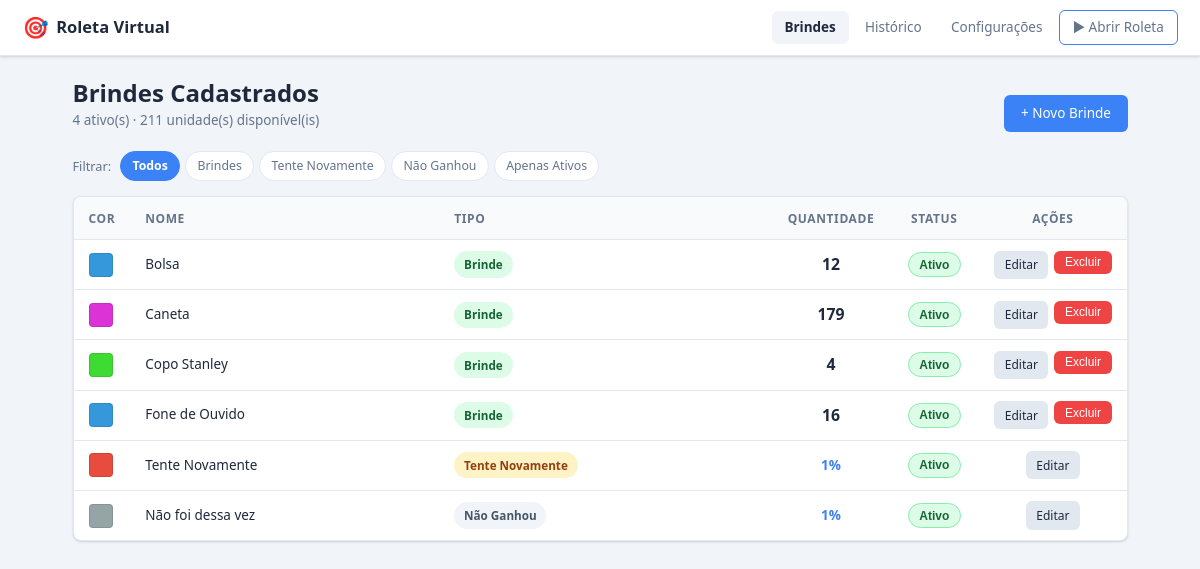
The app's page /admin/ with its own data.
### app/models.py (models this page shows, shortened)
class Prize(db.Model):
    __tablename__ = "prizes"
    id = db.Column(db.Integer, primary_key=True)
    name = db.Column(db.String(100), nullable=False)
    image_filename = db.Column(db.String(255), nullable=True)
    quantity = db.Column(db.Integer, nullable=False, default=0)
    item_type = db.Column(db.String(10), nullable=False, default="prize")
    weight = db.Column(db.Float, nullable=False, default=0.0)
    color = db.Column(db.String(7), nullable=False, default="#3498db")
    exhausted_behavior = db.Column(db.String(15), nullable=False, default="hide_weight")
    is_active = db.Column(db.Boolean, nullable=False, default=True)
    created_at = db.Column(db.DateTime, nullable=False, default=datetime.utcnow)
    updated_at = db.Column(
        db.DateTime, nullable=False, default=datetime.utcnow, onupdate=datetime.utcnow
    )
    draws = db.relationship("Draw", backref="prize", lazy=True)
    @property
    def is_exhausted(self):
        return self.item_type == "prize" and self.quantity == 0

### app/routes/admin.py (the view)
@admin_bp.route("/")
def index():
    tipo = request.args.get("tipo")
    ativo = request.args.get("ativo")
    query = Prize.query
    if tipo in ("prize", "retry", "no_win"):
        query = query.filter_by(item_type=tipo)
    if ativo == "1":
        query = query.filter_by(is_active=True)
    elif ativo == "0":
        query = query.filter_by(is_active=False)
    prizes = query.order_by(
        db.case({"prize": 0, "retry": 1, "no_win": 2}, value=Prize.item_type),
        Prize.name,
    ).all()
    total_prizes = sum(p.quantity for p in prizes if p.item_type == "prize")
    active_prizes = sum(1 for p in prizes if p.item_type == "prize" and p.is_active)
    return render_template(
        "admin/index.html",
        prizes=prizes,
        total_prizes=total_prizes,
        active_prizes=active_prizes,
    )

### app/templates/admin/index.html (shortened to what this page needs)
{% extends "base.html" %}
{% block content %}
<div class="page-header">
  <div class="page-header-left">
    <h1>Brindes Cadastrados</h1>
    <span class="page-subtitle">{{ active_prizes }} ativo(s) · {{ total_prizes }} unidade(s) disponível(is)</span>
  </div>
  <div class="page-header-actions">
    <a href="{{ url_for('admin.prize_new') }}" class="btn btn-primary">+ Novo Brinde</a>
  </div>
</div>
<div class="filter-bar">
  <span class="filter-label">Filtrar:</span>
  <a href="{{ url_for('admin.index') }}" class="filter-btn {% if not request.args.get('tipo') and not request.args.get('ativo') %}active{% endif %}">Todos</a>
  <a href="{{ url_for('admin.index', tipo='prize') }}" class="filter-btn {% if request.args.get('tipo') == 'prize' %}active{% endif %}">Brindes</a>
  <a href="{{ url_for('admin.index', tipo='retry') }}" class="filter-btn {% if request.args.get('tipo') == 'retry' %}active{% endif %}">Tente Novamente</a>
  <a href="{{ url_for('admin.index', tipo='no_win') }}" class="filter-btn {% if request.args.get('tipo') == 'no_win' %}active{% endif %}">Não Ganhou</a>
  <a href="{{ url_for('admin.index', ativo='1') }}" class="filter-btn {% if request.args.get('ativo') == '1' %}active{% endif %}">Apenas Ativos</a>
</div>
{% if prizes %}
<div class="table-wrapper">
  <table class="data-table">
    <thead>
      <tr>
        <th style="width:40px">Cor</th>
        <th>Nome</th>
        <th>Tipo</th>
        <th style="width:100px; text-align:center">Quantidade</th>
        <th style="width:90px; text-align:center">Status</th>
        <th style="width:130px; text-align:center">Ações</th>
      </tr>
    </thead>
    <tbody>
      {% for prize in prizes %}
      <tr class="{% if not prize.is_active %}row-inactive{% endif %}">
        <td>
          <span class="color-swatch" style="background:{{ prize.color }}"></span>
        </td>
        <td>
          <span class="prize-name">{{ prize.name }}</span>
        </td>
        <td>
          {% if prize.item_type == 'prize' %}
            <span class="type-badge type-prize">Brinde</span>
          {% elif prize.item_type == 'retry' %}
            <span class="type-badge type-retry">Tente Novamente</span>
          {% else %}
            <span class="type-badge type-no-win">Não Ganhou</span>
          {% endif %}
        </td>
        <td style="text-align:center">
          {% if prize.item_type == 'prize' %}
            <span class="qty {% if prize.quantity == 0 %}qty-zero{% endif %}">{{ prize.quantity }}</span>
          {% else %}
            <span class="qty-weight">{{ (prize.weight * 100)|round(0)|int }}%</span>
          {% endif %}
        </td>
        <td style="text-align:center">
          <button
            class="toggle-btn {% if prize.is_active %}active{% endif %}"
            data-prize-id="{{ prize.id }}"
            title="{{ 'Desativar' if prize.is_active else 'Ativar' }}"
          >
            {{ 'Ativo' if prize.is_active else 'Inativo' }}
          </button>
        </td>
        <td style="text-align:center">
          <div class="action-btns">
            <a href="{{ url_for('admin.prize_edit', prize_id=prize.id) }}" class="btn btn-sm btn-secondary">Editar</a>
            {% if prize.item_type == 'prize' %}
            <form method="POST" action="{{ url_for('admin.prize_delete', prize_id=prize.id) }}" class="inline-form">
              <button type="submit" class="btn btn-sm btn-danger" onclick="return confirm('Excluir \'{{ prize.name }}\'?\nEsta ação não pode ser desfeita.')">
                Excluir
              </button>
            </form>
            {% endif %}
          </div>
        </td>
      </tr>
      {% endfor %}
    </tbody>
  </table>
</div>
{% endif %}
{% endblock %}

### app/templates/base.html (shortened to what this page needs)
<!DOCTYPE html>
<html lang="pt-BR">
<head>
  <link rel="stylesheet" href="{{ url_for('static', filename='css/admin.css') }}" />
</head>
<body>
  {% block navbar %}
  <nav class="navbar">
    <div class="navbar-brand">
      <span class="navbar-icon">🎯</span>
      <a href="{{ url_for('admin.index') }}">Roleta Virtual</a>
    </div>
    <div class="navbar-links">
      <a href="{{ url_for('admin.index') }}" class="{% if request.endpoint == 'admin.index' %}active{% endif %}">
        Brindes
      </a>
      <a href="{{ url_for('admin.history') }}" class="{% if request.endpoint == 'admin.history' %}active{% endif %}">
        Histórico
      </a>
      <a href="{{ url_for('admin.settings') }}" class="{% if request.endpoint == 'admin.settings' %}active{% endif %}">
        Configurações
      </a>
      <a href="{{ url_for('roulette.index') }}" target="_blank" class="btn-outline">
        ▶ Abrir Roleta
      </a>
    </div>
  </nav>
  {% endblock %}
  <main class="container">
    {% block content %}{% endblock %}
  </main>
</body>
</html>

### records on screen
Prize: name "Bolsa", item_type "Brinde", quantity "12", is_active "Ativo"
Prize: name "Caneta", item_type "Brinde", quantity "179", is_active "Ativo"
Prize: name "Copo Stanley", item_type "Brinde", quantity "4", is_active "Ativo"
Prize: name "Fone de Ouvido", item_type "Brinde", quantity "16", is_active "Ativo"
Prize: name "Tente Novamente", item_type "Tente Novamente", (prize.weight*100)|round(0)|int "1", is_active "Ativo"
Prize: name "Não foi dessa vez", item_type "Não Ganhou", (prize.weight*100)|round(0)|int "1", is_active "Ativo"

### other values on screen
{{ active_prizes }} "4"
{{ total_prizes }} "211"
